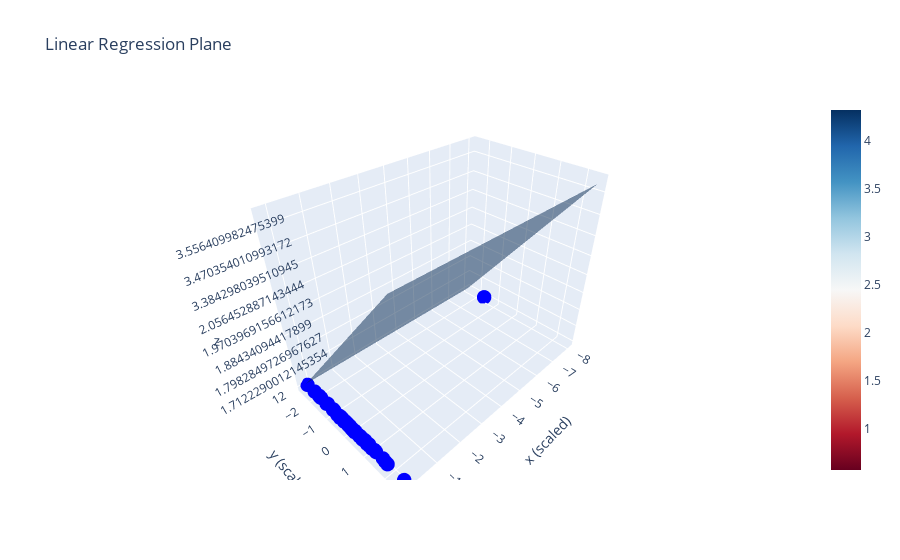

The cell this chart's notebook holds for it:
### Markdown cell above
## Forcing to regress

### Code cell
import numpy as np
import pandas as pd
import plotly.graph_objs as go
from sklearn.linear_model import LinearRegression
from sklearn.preprocessing import StandardScaler

# Assuming 'sewer_data' is your DataFrame containing the sewer data

# Handle missing values (if any)
sewer_data.dropna(inplace=True)

# Select features and target variable
X = sewer_data[['x', 'y']]
y = sewer_data['z']

# Scale the features
scaler = StandardScaler()
X_scaled = scaler.fit_transform(X)

# Build the linear regression model
model = LinearRegression()

# Train the model
model.fit(X_scaled, y)

# Generate meshgrid for x and y
X_surf, Y_surf = np.meshgrid(np.linspace(X_scaled[:, 0].min(), X_scaled[:, 0].max(), 100),
                             np.linspace(X_scaled[:, 1].min(), X_scaled[:, 1].max(), 100))

# Predict 'z' values for the meshgrid points
Z_surf = model.predict(np.array([X_surf.ravel(), Y_surf.ravel()]).T).reshape(X_surf.shape)

# Create the 3D scatter plot
scatter_plot = go.Scatter3d(
    x=X_scaled[:, 0],
    y=X_scaled[:, 1],
    z=y,
    mode='markers',
    marker=dict(color='blue', size=5),
    name='Data points'
)

# Create the surface plot for the regression plane
surface_plot = go.Surface(
    x=X_surf,
    y=Y_surf,
    z=Z_surf,
    colorscale='RdBu',
    opacity=0.5,
    name='Regression Plane'
)

# Create the figure and add the scatter and surface plots
fig = go.Figure(data=[scatter_plot, surface_plot])

# Set axis labels and title
fig.update_layout(scene=dict(xaxis_title='x (scaled)', yaxis_title='y (scaled)', zaxis_title='z'),
                  title='Linear Regression Plane')

# Show the interactive plot
fig.show()

### Figure 1 — Plotly figure (JSON) as saved in the notebook; plotly's stock layout.template omitted (floating-point values rounded to 4 significant figures; data arrays with more than 128 entries replaced by an {"elided": "..."} marker saying what was removed)
{"data": [{"marker": {"color": "blue", "size": 5}, "mode": "markers", "name": "Data points", "type": "scatter3d", "x": [0.1071, 0.1406, 0.1168, 0.1262, 0.1221, 0.1059, 0.1165, 0.1143, -8.062, 0.1126, 0.1104, 0.1385, 0.1192, 0.1295, 0.1191, 0.1248, 0.1104, 0.1244, 0.1338, 0.1248, 0.1182, 0.1139, 0.1449, 0.1164, 0.1071, 0.1298, 0.1157, 0.1341, 0.1156, 0.1477, 0.1493, 0.1312, 0.1085, 0.1054, 0.1423, 0.122, 0.1339, 0.1262, 0.1213, 0.1273, 0.1276, 0.1145, 0.1157, 0.1276, 0.125, 0.1289, 0.1239, 0.1127, 0.1406, 0.1308, 0.1419, 0.1413, 0.1054, 0.1143, 0.124, 0.1376, 0.1311, 0.1241, 0.1279, 0.1187, 0.1199, 0.113, 0.1162, 0.1216, 0.1334, 0.1359], "y": [-0.5944, 1.789, -1.377, -2.559, -0.267, -1.349, -0.6599, -0.1111, -1.609, 0.1739, -1.035, -0.7423, -1.725, -0.4879, 0.2085, -0.3708, 0.8759, 0.4058, 1.678, 1.234, 0.7951, -0.9621, 0.1132, 1.548, -0.5944, 0.6565, -1.848, -0.0842, 1.199, -0.5771, 0.194, 2.513, 0.6519, 0.8653, 0.02481, -1.016, 0.4326, 0.06724, 0.6848, -0.1122, 0.3466, 0.4524, -0.3526, 0.1516, 0.03644, -0.171, -1.759, -0.2625, 1.789, -0.1465, -0.3722, 0.5775, 0.6817, -0.5189, -0.1742, 0.82, -1.375, 0.1969, 0.8914, -2.117, -0.2153, 1.152, -0.1295, 0.5224, 0.8975, 1.049], "z": ["12", "8", "3", "1", "3", "2", "1", "3", "1", "6", "14", "1", "2", "3", "7", "10", "0", "0", "1", "0", "8", "0", "9", "0", "7", "0", "1", "0", "1", "1", "2", "16", "0", "8", "17", "2", "0", "5", "8", "0", "0", "3", "0", "5", "4", "1", "0", "2", "0", "0", "1", "0", "6", "4", "1", "0", "0", "6", "2", "1", "1", "2", "0", "0", "0", "0"]}, {"colorscale": [[0, "rgb(103,0,31)"], [0.1, "rgb(178,24,43)"], [0.2, "rgb(214,96,77)"], [0.3, "rgb(244,165,130)"], [0.4, "rgb(253,219,199)"], [0.5, "rgb(247,247,247)"], [0.6, "rgb(209,229,240)"], [0.7, "rgb(146,197,222)"], [0.8, "rgb(67,147,195)"], [0.9, "rgb(33,102,172)"], [1, "rgb(5,48,97)"]], "name": "Regression Plane", "opacity": 0.5, "type": "surface", "x": {"elided": "100x100 float values"}, "y": {"elided": "100x100 float values"}, "z": {"elided": "100x100 float values"}}], "layout": {"scene": {"xaxis": {"title": {"text": "x (scaled)"}}, "yaxis": {"title": {"text": "y (scaled)"}}, "zaxis": {"title": {"text": "z"}}}, "title": {"text": "Linear Regression Plane"}}}
